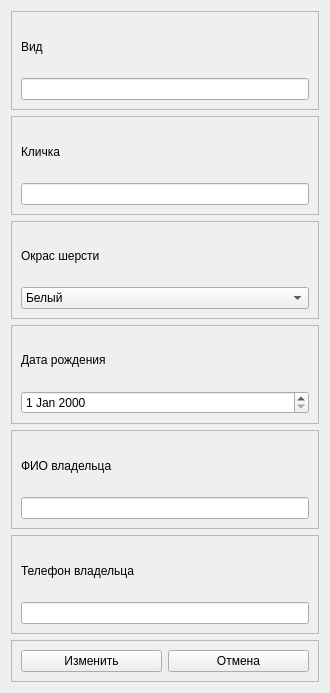
<?xml version="1.0" encoding="UTF-8"?>
<ui version="4.0">
 <class>Edit_Form</class>
 <widget class="QWidget" name="Edit_Form">
  <property name="windowModality">
   <enum>Qt::ApplicationModal</enum>
  </property>
  <property name="geometry">
   <rect>
    <x>0</x>
    <y>0</y>
    <width>330</width>
    <height>693</height>
   </rect>
  </property>
  <property name="windowTitle">
   <string>Изменение</string>
  </property>
  <layout class="QVBoxLayout" name="verticalLayout">
   <item>
    <widget class="QFrame" name="input_type_box">
     <property name="frameShape">
      <enum>QFrame::StyledPanel</enum>
     </property>
     <property name="frameShadow">
      <enum>QFrame::Raised</enum>
     </property>
     <layout class="QVBoxLayout" name="verticalLayout_2">
      <item>
       <widget class="QLabel" name="label_2">
        <property name="text">
         <string>Вид</string>
        </property>
       </widget>
      </item>
      <item>
       <widget class="QLineEdit" name="edit_type"/>
      </item>
     </layout>
    </widget>
   </item>
   <item>
    <widget class="QFrame" name="input_nick_box">
     <property name="frameShape">
      <enum>QFrame::StyledPanel</enum>
     </property>
     <property name="frameShadow">
      <enum>QFrame::Raised</enum>
     </property>
     <layout class="QVBoxLayout" name="verticalLayout_3">
      <item>
       <widget class="QLabel" name="label_3">
        <property name="text">
         <string>Кличка</string>
        </property>
       </widget>
      </item>
      <item>
       <widget class="QLineEdit" name="edit_nick"/>
      </item>
     </layout>
    </widget>
   </item>
   <item>
    <widget class="QFrame" name="input_color_box">
     <property name="frameShape">
      <enum>QFrame::StyledPanel</enum>
     </property>
     <property name="frameShadow">
      <enum>QFrame::Raised</enum>
     </property>
     <layout class="QVBoxLayout" name="verticalLayout_5">
      <item>
       <widget class="QLabel" name="label_5">
        <property name="text">
         <string>Окрас шерсти</string>
        </property>
       </widget>
      </item>
      <item>
       <widget class="QComboBox" name="box_color_2">
        <item>
         <property name="text">
          <string>Белый</string>
         </property>
        </item>
        <item>
         <property name="text">
          <string>Чёрный</string>
         </property>
        </item>
        <item>
         <property name="text">
          <string>Серый</string>
         </property>
        </item>
        <item>
         <property name="text">
          <string>Коричневый</string>
         </property>
        </item>
        <item>
         <property name="text">
          <string>Рыжий</string>
         </property>
        </item>
        <item>
         <property name="text">
          <string>Другое</string>
         </property>
        </item>
       </widget>
      </item>
     </layout>
    </widget>
   </item>
   <item>
    <widget class="QFrame" name="input_birthday_box">
     <property name="frameShape">
      <enum>QFrame::StyledPanel</enum>
     </property>
     <property name="frameShadow">
      <enum>QFrame::Raised</enum>
     </property>
     <layout class="QVBoxLayout" name="verticalLayout_6">
      <item>
       <widget class="QLabel" name="label_8">
        <property name="text">
         <string>Дата рождения</string>
        </property>
       </widget>
      </item>
      <item>
       <widget class="QDateEdit" name="dateEdit"/>
      </item>
     </layout>
    </widget>
   </item>
   <item>
    <widget class="QFrame" name="input_owner_box">
     <property name="frameShape">
      <enum>QFrame::StyledPanel</enum>
     </property>
     <property name="frameShadow">
      <enum>QFrame::Raised</enum>
     </property>
     <layout class="QVBoxLayout" name="verticalLayout_7">
      <item>
       <widget class="QLabel" name="label_6">
        <property name="text">
         <string>ФИО владельца</string>
        </property>
       </widget>
      </item>
      <item>
       <widget class="QLineEdit" name="edit_owner"/>
      </item>
     </layout>
    </widget>
   </item>
   <item>
    <widget class="QFrame" name="input_phone_box">
     <property name="frameShape">
      <enum>QFrame::StyledPanel</enum>
     </property>
     <property name="frameShadow">
      <enum>QFrame::Raised</enum>
     </property>
     <layout class="QVBoxLayout" name="verticalLayout_8">
      <item>
       <widget class="QLabel" name="label_7">
        <property name="text">
         <string>Телефон владельца</string>
        </property>
       </widget>
      </item>
      <item>
       <widget class="QLineEdit" name="edit_phone"/>
      </item>
     </layout>
    </widget>
   </item>
   <item>
    <widget class="QFrame" name="frame">
     <property name="sizePolicy">
      <sizepolicy hsizetype="Preferred" vsizetype="Maximum">
       <horstretch>0</horstretch>
       <verstretch>0</verstretch>
      </sizepolicy>
     </property>
     <property name="frameShape">
      <enum>QFrame::StyledPanel</enum>
     </property>
     <property name="frameShadow">
      <enum>QFrame::Raised</enum>
     </property>
     <layout class="QHBoxLayout" name="horizontalLayout">
      <item>
       <widget class="QPushButton" name="btn_edit">
        <property name="text">
         <string>Изменить</string>
        </property>
       </widget>
      </item>
      <item>
       <widget class="QPushButton" name="btn_cancel">
        <property name="text">
         <string>Отмена</string>
        </property>
       </widget>
      </item>
     </layout>
    </widget>
   </item>
  </layout>
 </widget>
 <resources/>
 <connections/>
</ui>
